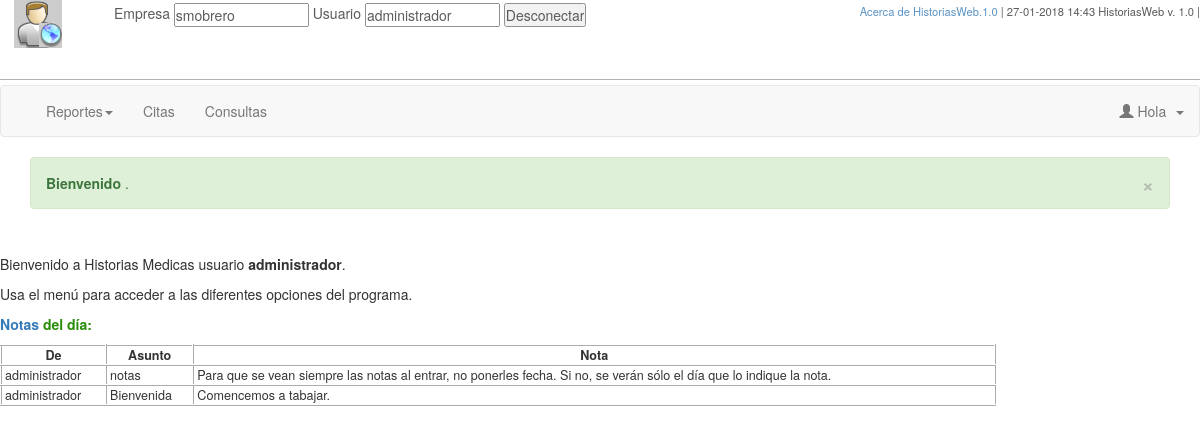
Page / (signed in) on the committed database.
### tables this page shows
CREATE TABLE IF NOT EXISTS `smnota` (
  `id` int(6) NOT NULL AUTO_INCREMENT,
  `usuario` varchar(15) NOT NULL,
  `fecha` date NOT NULL,
  `asunto` varchar(20) NOT NULL,
  `nota` mediumtext NOT NULL,
  PRIMARY KEY (`id`)
);

### index.php (the view, shortened to what this page needs)
<?php
include("head.php");
?>
<body>
<?php
include ("arriba.php");
include("menusizda.php");
if (!$_SESSION['empresa'] OR $x) {
	include ("info.php");
} else {
	echo "<p /><br />Bienvenido a Historias Medicas usuario <span class='b'>".$_SESSION['usuario']."</span>.<p />Usa el men&uacute; para acceder a las diferentes opciones del programa.";
	$result = $db_con->prepare("SELECT usuario, asunto, nota FROM smnota WHERE fecha = '".date('Y-m-d')."' OR fecha = '00/00/00' ORDER BY id DESC");
	$result->execute();
	if ($result->rowCount() > 0) {
		echo "<p /><span class='verde b'><a href='notas.php'>Notas</a> del día:</span><table class='basica wid83'><th>De</th><th>Asunto</th><th>Nota</th></tr>";
		while ($fila = $result->fetch(PDO::FETCH_ASSOC)) {
			echo "<tr><td>".$fila['usuario']."</td><td>".$fila['asunto']."</td><td>".nl2br($fila['nota'])."</td></tr>";
		}
		echo "</table>";
	}
}
?>
</body></html>

### head.php (shortened to what this page needs)
<!DOCTYPE html PUBLIC "-//W3C//DTD XHTML 1.0 Transitional//EN" "http://www.w3.org/TR/xhtml1/DTD/xhtml1-transitional.dtd">
<html xmlns="http://www.w3.org/1999/xhtml" xml:lang="es-ES" lang="es">
<head>
<link rel="stylesheet" type="text/css" href="estilo0.css" media="screen" />
<link rel="stylesheet" type="text/css" href="estiloimpr.css" media="print" />
<link rel="stylesheet" type="text/css" media="all" href="calendar-green.css" title="green" />
<link href="bootstrap/css/bootstrap.min.css" rel="stylesheet" media="screen">
    <link href="bootstrap/css/bootstrap-datetimepicker.min.css" rel="stylesheet">
<link rel="stylesheet" type="text/css" href="bootstrap/css/daterangepicker.css" />
<link href="bootstrap/css/jquery.smartmenus.bootstrap.css" rel="stylesheet">
</head>

### arriba.php (shortened to what this page needs)
<div id='arriba' class='transp'>
<a href='index.php' style='float:left;padding:0 3em 0 1em'><img src='socioweb2.PNG' alt='' /></a>
<div style='float:left;display:inline;padding-left:10px;padding-top:3px'>
<?php
if (!$_SESSION['empresa']) {
	echo "<form name='form0' method='post' action='index.php' class='inline'>";
	echo "<input type='hidden' name='empresa1' size='20' maxlength='20' value='smobrero'/>";
	echo "Usuario <input type='text' name='usuario1' size='20' maxlength='20' value='administrador' /> Clave <input type='password' name='password1' size='15' maxlength='15' value='vima0905' /> <input type='submit' value='Conectar' />\n";
	echo "<br /><span style='font-size:.8em'>Para Crear una Empresa llenar el formulario en la seccion <strong>Contactenos</strong> en <a href='http://www.heros.com.ve' class='b'> www.heros.com.ve </a>";
	echo "</span></form>";
} else {
	if ($_SESSION['usuario']) {
		echo "<form name='form0' method='post' action='index.php' style='display:inline'>";
		echo "Empresa <input type='text' name='empresa1' size='15' maxlength='12' readonly='readonly' value='".$_SESSION['empresa']."' /> Usuario <input type='text' name='usuario1' size='15' maxlength='15'  readonly='readonly' value='".$_SESSION['usuario']."' /> <input type='submit' value='Desconectar' /></form>";
	}
}
?>
</div>
<div style='float:right;display:inline;padding-left:20px;padding-top:3px;font-size:0.8em'>
<?php
echo "<a href='index.php?x=1'>Acerca de HistoriasWeb.1.0</a> | ";
echo date("d-m-Y H:i", time())." HistoriasWeb v. 1.0 | ";include("colores.php");
?>
</div>
</div>
<div id="linea"></div>

### menusizda.php (shortened to what this page needs)
<?php
	menu_normal($db_con);
?>
<div class="body-container">
  <div class="container">
      <div class='alert alert-success'>
  		<button class='close' data-dismiss='alert'>&times;</button>
  			<strong>Bienvenido <?php echo $_SESSION['user_session']; ?></strong>.
      </div>
  </div>
</div>
</body>
</html>
<?php
function menu_normal($db_con)
{
?>
<div class="navbar navbar-default" role="navigation">
  <div class="navbar-header">
    <a class="navbar-brand" href="#"></a>
  </div>
  <div class="navbar-collapse collapse">
    <ul class="nav navbar-nav">
  		<li><a href="#">Reportes<span class="caret"></span></a>
			<li><a href="citas.php">Citas</a>
			<li><a href="consultas.php">Consultas</a>
  	  </li>
    </ul>
    <ul class="nav navbar-nav navbar-right">
      <li class="dropdown">
        <a href="#" class="dropdown-toggle" data-toggle="dropdown" role="button" aria-haspopup="true" aria-expanded="false">
  			<span class="glyphicon glyphicon-user"></span>&nbsp;Hola <?php echo $_SESSION['user_session']; ?>&nbsp;<span class="caret"></span></a>
      </li>
    </ul>
  </div>
</div>
<?php
}

### estilo0.css (style rules this page uses)
body { height:100%;font-size:80%;margin:0 }
body, textarea, input, select { font-family: 'Trebuchet MS',Tahoma,Verdana,Arial }
#arriba { position:relative;width:100%;height:80px;border-bottom:1px solid #a0a0a0 }
table { font-size:90%;empty-cells:show;border-collapse: collapse;border:1px solid #b9b9b9 }
table td, th { padding:0 3px }
table th { text-align:center }
table.basica td, table.basica th { border: inset 2px;border-color:white }
table.listados td, th { padding:3px;border:1px solid #c0c0c0;text-align:right }
textarea, input, select { vertical-align:middle; padding:0px; margin-bottom:3px; font-size:.9em }
.verde { COLOR:#278D07 }
.b { font-weight:bold }
.wid83 { width:83% }
a { text-decoration : none; }
img { border:0; }
.transp { background:white;filter:Alpha(Opacity=80);-khtml-opacity:.8;-moz-opacity:.8;opacity:.8 }
#linea { clear:both;width:100%;height:5px;background-image:url(degradhoriz.png); background-repeat:repeat-x;background-position:top;font-size:5px; filter:Alpha(Opacity=50);-khtml-opacity:.5;-moz-opacity:.5;opacity:.5 }

### estiloimpr.css (style rules this page uses)
body { margin:5pt; background: #fff; color: #000; font-family: Arial, sans-serif; font-size: 10pt; }
#menusizda, #arriba, .noimpri { display: none; }
table { width:98%;font-size:90%;border: outset 1px; border-collapse: collapse; border-spacing: 1px;empty-cells:show }
table { border:1px solid #c0c0c0 }
table td, th { border:1px solid #c0c0c0;padding:3px;color:black;background:white }
.b { font-weight:bold }
DIV { page: angosta }
TABLE { page: rotada }

### head.php (style rules this page uses)
p { margin-top:5px; margin-bottom:10px; }

### rows in the picture
smnota: usuario "administrador", asunto "notas", nota "Para que se vean siempre las notas al entrar, no ponerles fecha. Si no, se verán sólo el día que lo indique la nota."
smnota: usuario "administrador", asunto "Bienvenida", nota "Comencemos a tabajar."

### other values in the picture
$_SESSION['usuario'] "administrador"
